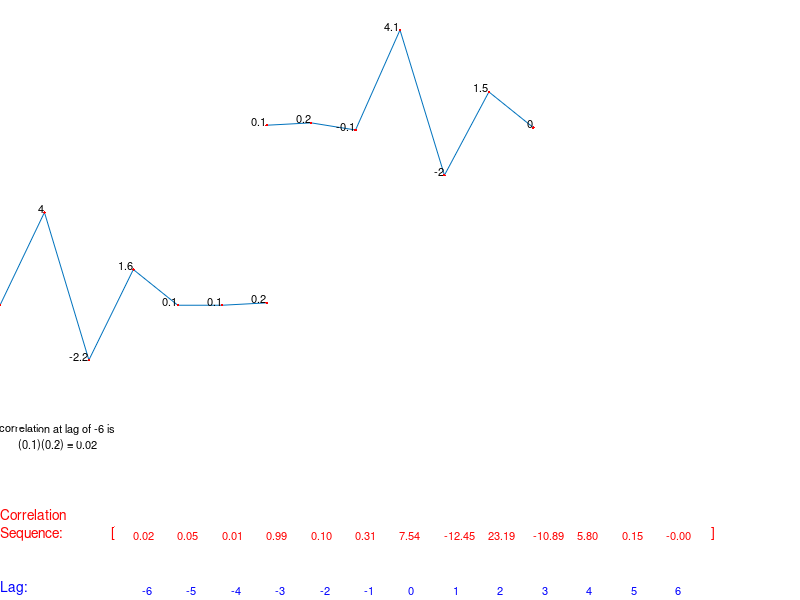

MATLAB code to generate this figure:
% A demonstration of cross correlation in action.
% Hit the space bar during the demo to execute
% 
% https://dadorran.wordpress.com/2014/04/25/cross-correlation-demo/
%clc;close all
a = [0.1 0.2  -0.1 4.1 -2 1.5 0 ];
b = [0.1 4 -2.2 1.6 0.1 0.1 0.2];
 
len = length(a);
if(len ~= length(b))
    error('vectors supplied must be the same length');
end
figure
set(gcf, 'position', [ 285   347   642   367]);
 
max_amp = max([max(a) max(b)]);
min_amp = min([min(a) min(b)]);
 
 
plot_h = 0.25;
text_h = 0.1;
ax1 = subplot(2,1,1);
pl1_line = plot(a);
labels1 = text([1:len], a , num2str(a'), 'VerticalAlignment','bottom', ...
                             'HorizontalAlignment','right','fontsize',8);
hold on; pl1_dot = plot(a,'r.');
xlim([1 len])
ylim([min_amp max_amp])
 
set(ax1,'position', [(1/3) 0.95-plot_h (1/3) plot_h])
set(ax1,'visible','off')
 
ax2 = subplot(2,1,2);
pl2_line = plot(b);
labels2 = text([1:len], b , num2str(b'), 'VerticalAlignment','bottom', ...
                             'HorizontalAlignment','right','fontsize',8);
hold on; pl2_dot = plot(b,'r.');
xlim([1 len])
ylim([min_amp max_amp])
set(ax2,'visible','off')
set(ax2,'position', [(1/3) 0.9-plot_h*2 (1/3) plot_h])
 
 
str = '';
for k = 1: len
    str = [str '(' num2str(a(k)) ')(' num2str(b(k)) ') + '];
end
str(end-1)  = '=';
str = [str num2str(sum(a.*b))];
r_ba = xcorr(a,b);
 
corr_calc_text = annotation('textbox',  [0 0.85-plot_h*2-text_h 1 text_h], 'linestyle','none','horizontalalignment','center' ,'string', {'correlation at zero lag is ' str}, 'fontsize', 8);
 
annotation('textbox',  [0.5 0.8-plot_h*2-text_h*2 1 text_h], 'linestyle','none','horizontalalignment','left' ,'string', sprintf('%.2f',r_ba(len)),'color','red', 'fontsize', 8);
 
 
pause
 
x_inc= (1/3)/(len-1);
for k = 1:len-1
 
    str = '';
    for m = 1: len-k
        str = [str '(' num2str(a(m+k)) ')(' num2str(b(m)) ') + '];
    end
    str(end-1)  = '=';
    str = [str num2str(r_ba(len+k))];
 
    set(corr_calc_text,'string', {['correlation at lag of ' num2str(k) ' is '] str}, 'fontsize', 8);
     
    set(ax2,'position', [(1/3)+k*x_inc 0.9-plot_h*2 (1/3) plot_h])
     
    annotation('textbox',  [0.5+x_inc*k 0.8-plot_h*2-text_h*2 1 text_h], 'linestyle','none','horizontalalignment','left' ,'string', sprintf('%.2f',r_ba(len+k)),'color','red', 'fontsize', 8);
    if(k ==1)
        pause
        annotation('textbox',  [0.5 0.01 1 text_h], 'linestyle','none','horizontalalignment','left' ,'string', ['   0'] ,'color','blue', 'fontsize', 8);
        annotation('textbox',  [0.001 0.01 1 text_h], 'linestyle','none','horizontalalignment','left' ,'string', ['Lag:'] ,'color','blue');
        annotation('textbox',  [0.5+x_inc*(len) 0.8-plot_h*2-text_h*2 1 text_h], 'linestyle','none','horizontalalignment','left' ,'string', ']' ,'color','red');
        annotation('textbox',  [0.5-x_inc*(len-1)-x_inc/2 0.8-plot_h*2-text_h*2 1 text_h], 'linestyle','none','horizontalalignment','left' ,'string', '[' ,'color','red');
        annotation('textbox',  [0.001 0.8-plot_h*2-text_h*2 1 text_h], 'linestyle','none','verticalalignment','middle','horizontalalignment','left' ,'string', {'Correlation' 'Sequence:'} ,'color','red');
 
    end
    annotation('textbox',  [0.5+x_inc*k 0.01 1 text_h], 'linestyle','none','horizontalalignment','left' ,'string', ['   ' num2str(k)] ,'color','blue', 'fontsize', 8);
 
    pause
end
 
for k = 1:len-1
 
    str = '';
    for m = 1: len-k
        str = [str '(' num2str(a(m)) ')(' num2str(b(m+k)) ') + '];
    end
    str(end-1)  = '=';
    str = [str num2str(r_ba(len-k))];
 
    set(corr_calc_text,'string', {['correlation at lag of ' num2str(-1*k) ' is '] str}, 'fontsize', 8);
     
    set(ax2,'position', [(1/3)-k*x_inc 0.9-plot_h*2 (1/3) plot_h])
    annotation('textbox',  [0.5-x_inc*k 0.8-plot_h*2-text_h*2 1 text_h], 'linestyle','none','horizontalalignment','left' ,'string', sprintf('%.2f',r_ba(len-k)),'color','red', 'fontsize', 8);
    annotation('textbox',  [0.5-x_inc*k 0.01 1 text_h], 'linestyle','none','horizontalalignment','left' ,'string', ['   ' num2str(k*-1)] ,'color','blue', 'fontsize', 8);
 
    pause
end
 
% Uncomment the next two lines if you would like to see a plot of the
% correlation sequence
% [corr_seq lags] =  xcorr(a,b);
% plot(lags,corr_seq)
% xlabel('lags');ylabel('correlation measure');